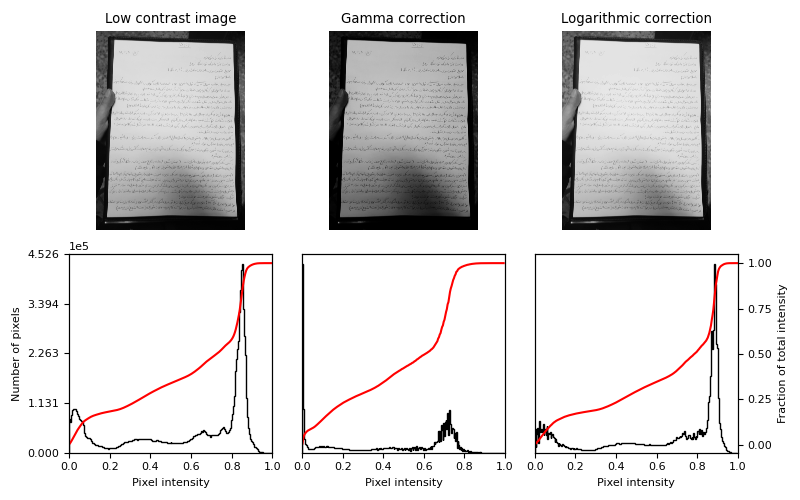
#> input picture P1/contrast/10.png, 800 x 500 px, found by its file name
$ python IE_scaling.py
#> lines starting #> are read from the running program, lines starting #| are printed output that depends on the picture
from skimage import color, io
import matplotlib.pyplot as plt
from skimage.transform import rescale


def main(image, ratio):
    img1 = image

    image_rescaled = rescale(img1, ratio, anti_aliasing=False)

    fig, axes = plt.subplots(nrows=1, ncols=2)

    ax = axes.ravel()

    ax[0].imshow(img1, cmap='gray')
    ax[0].set_title("Original image")

    ax[1].imshow(image_rescaled, cmap='gray')
    ax[1].set_title("Rescaled image (aliasing)")

    # plt.show()

    return plt, image_rescaled


def save(plot, name):
    plot.savefig(r'scaling2/' + str(name) + '.png')


if __name__ == '__main__':
    num = 10
    tmp_img = io.imread(r'pictures/' + str(num) + '.png')
#> tmp_img is the input picture: shape (500, 800, 4); mean R, G, B, A 223.9, 222.7, 222.7, 255
    tmp_img = color.rgb2gray(tmp_img)
#> tmp_img: shape (500, 800) float64
    p, img_rescale = main(tmp_img, 0.7)
#> in main, `image_rescaled = rescale(img1, ratio, anti_aliasing=False)`:
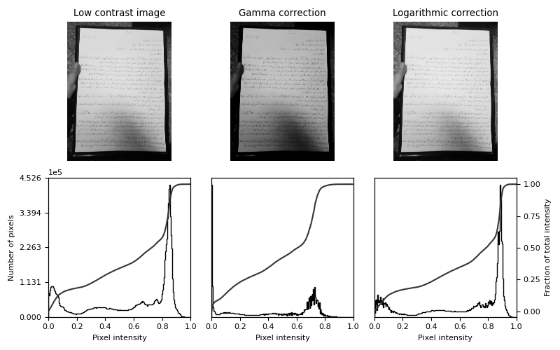
#> image_rescaled: shape (350, 560) float64; min 0, max 1, mean 0.874
    # save(p, num)
    p.show()
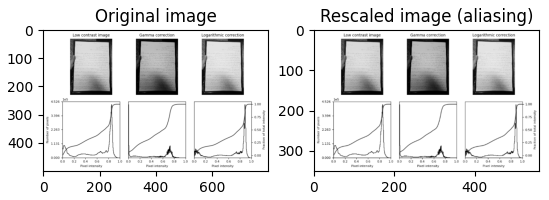
#> figure drawn by matplotlib, 2 panels

$ run again, with P1/contrast/1.png copied over P1/contrast/10.png
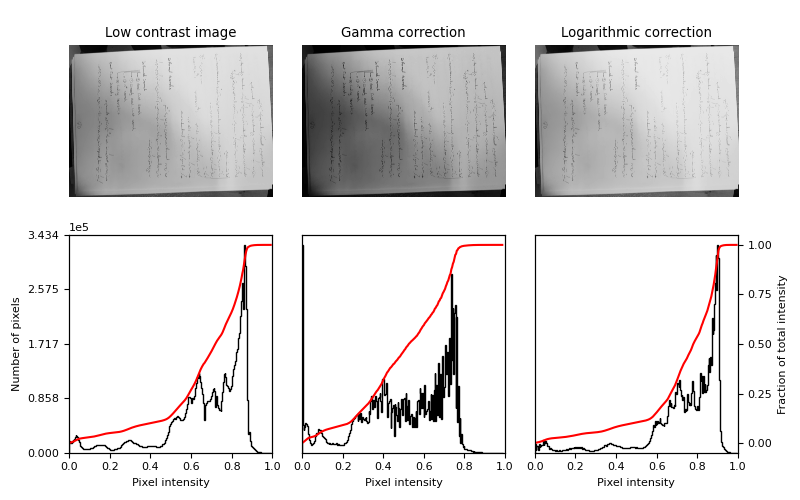
#> input picture P1/contrast/1.png, 800 x 500 px, found by its file name
#> tmp_img is the input picture: shape (500, 800, 4); mean R, G, B, A 225.8, 224.6, 224.6, 255
#> tmp_img: shape (500, 800) float64
#> in main, `image_rescaled = rescale(img1, ratio, anti_aliasing=False)`:
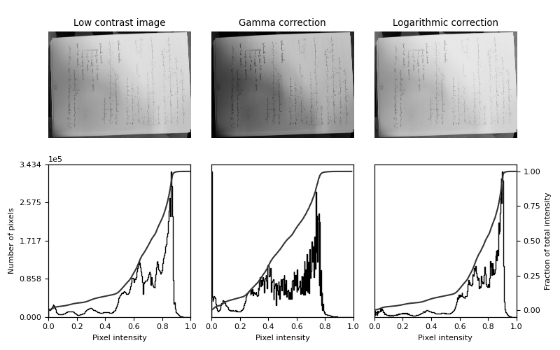
#> image_rescaled: shape (350, 560) float64; min 0, max 1, mean 0.881
#> `p.show()`:
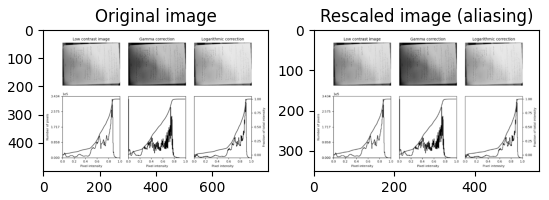
#> figure drawn by matplotlib, 2 panels

$ run again, with P1/contrast/2.png copied over P1/contrast/10.png
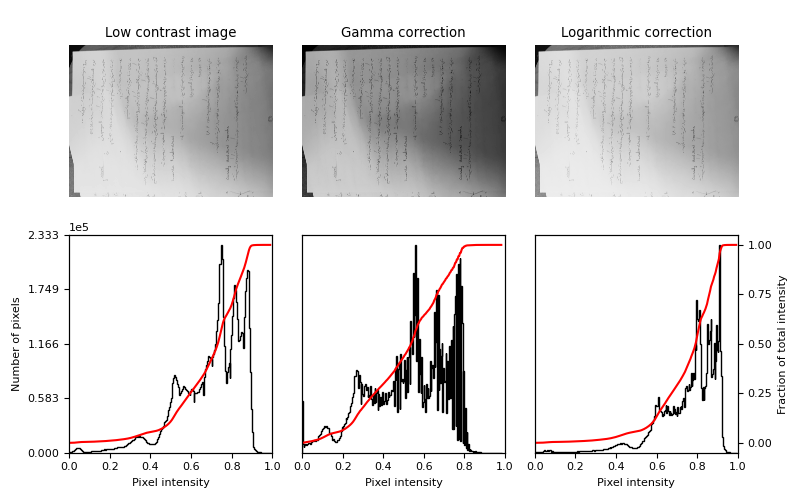
#> input picture P1/contrast/2.png, 800 x 500 px, found by its file name
#> tmp_img is the input picture: shape (500, 800, 4); mean R, G, B, A 225.3, 224.1, 224.1, 255
#> tmp_img: shape (500, 800) float64
#> in main, `image_rescaled = rescale(img1, ratio, anti_aliasing=False)`:
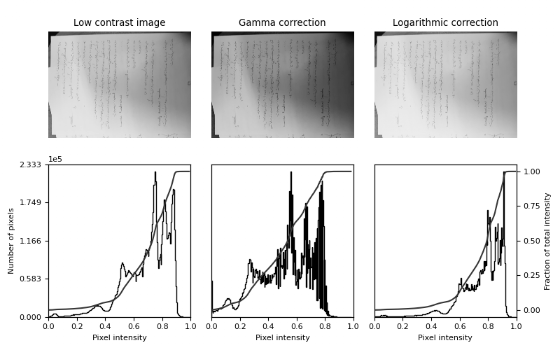
#> image_rescaled: shape (350, 560) float64; min 0, max 1, mean 0.88
#> `p.show()`:
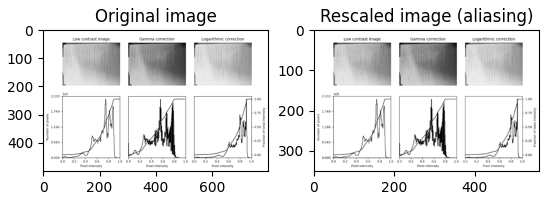
#> figure drawn by matplotlib, 2 panels

$ run again, with P1/contrast/3.png copied over P1/contrast/10.png
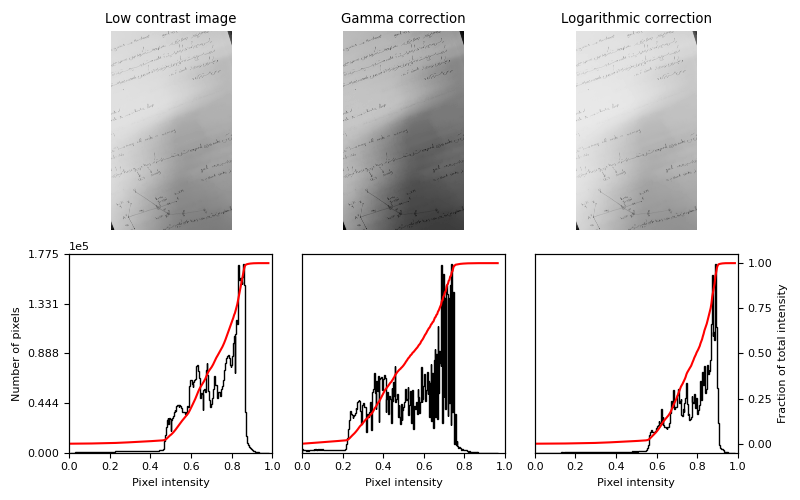
#> input picture P1/contrast/3.png, 800 x 500 px, found by its file name
#> tmp_img is the input picture: shape (500, 800, 4); mean R, G, B, A 232, 230.8, 230.8, 255
#> tmp_img: shape (500, 800) float64
#> in main, `image_rescaled = rescale(img1, ratio, anti_aliasing=False)`:
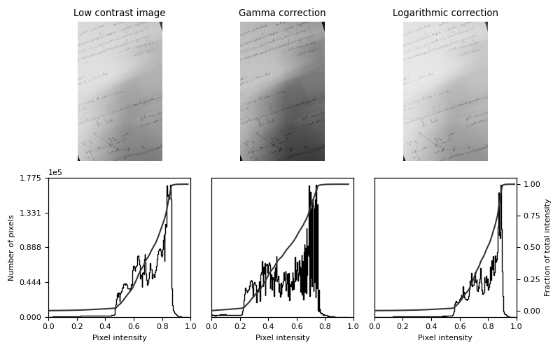
#> image_rescaled: shape (350, 560) float64; min 0, max 1, mean 0.906
#> `p.show()`:
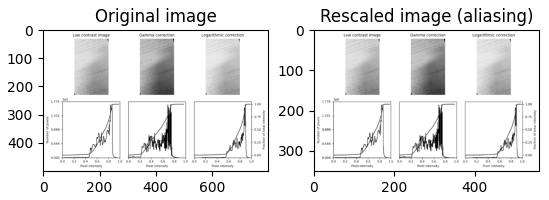
#> figure drawn by matplotlib, 2 panels
